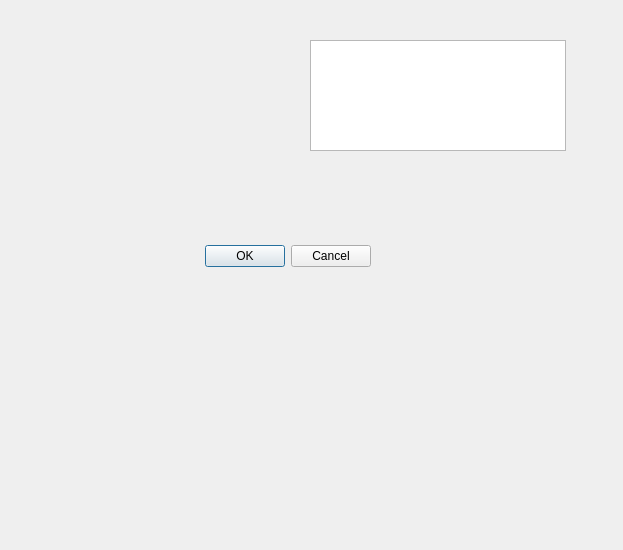
<?xml version="1.0" encoding="UTF-8"?>
<ui version="4.0">
 <class>Dialog</class>
 <widget class="QDialog" name="Dialog">
  <property name="geometry">
   <rect>
    <x>0</x>
    <y>0</y>
    <width>623</width>
    <height>550</height>
   </rect>
  </property>
  <property name="windowTitle">
   <string>Dialog</string>
  </property>
  <widget class="QDialogButtonBox" name="buttonBox">
   <property name="geometry">
    <rect>
     <x>30</x>
     <y>240</y>
     <width>341</width>
     <height>32</height>
    </rect>
   </property>
   <property name="orientation">
    <enum>Qt::Horizontal</enum>
   </property>
   <property name="standardButtons">
    <set>QDialogButtonBox::Cancel|QDialogButtonBox::Ok</set>
   </property>
  </widget>
  <widget class="QWidget" name="horizontalLayoutWidget">
   <property name="geometry">
    <rect>
     <x>140</x>
     <y>50</y>
     <width>160</width>
     <height>80</height>
    </rect>
   </property>
   <layout class="QHBoxLayout" name="horizontalLayout"/>
  </widget>
  <widget class="QListView" name="listView">
   <property name="geometry">
    <rect>
     <x>310</x>
     <y>40</y>
     <width>256</width>
     <height>111</height>
    </rect>
   </property>
  </widget>
 </widget>
 <resources/>
 <connections>
  <connection>
   <sender>buttonBox</sender>
   <signal>accepted()</signal>
   <receiver>Dialog</receiver>
   <slot>accept()</slot>
   <hints>
    <hint type="sourcelabel">
     <x>248</x>
     <y>254</y>
    </hint>
    <hint type="destinationlabel">
     <x>157</x>
     <y>274</y>
    </hint>
   </hints>
  </connection>
  <connection>
   <sender>buttonBox</sender>
   <signal>rejected()</signal>
   <receiver>Dialog</receiver>
   <slot>reject()</slot>
   <hints>
    <hint type="sourcelabel">
     <x>316</x>
     <y>260</y>
    </hint>
    <hint type="destinationlabel">
     <x>286</x>
     <y>274</y>
    </hint>
   </hints>
  </connection>
 </connections>
</ui>
